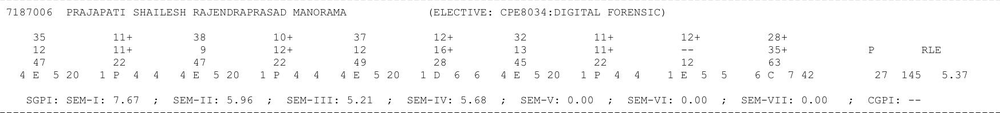
#> input picture Crop_Image/crop_6.png, 1000 x 113 px, shrunk from 1746 x 198 before the run
$ python aneesh_tesseract_one.py
#> lines starting #> are read from the running program, lines starting #| are printed output that depends on the picture
import pytesseract
import cv2
import numpy as np
import re
import pandas as pd
from openpyxl import Workbook

wb = Workbook()
ws = wb.active
pytesseract.pytesseract.tesseract_cmd=r'C:\Users\Shubham\AppData\Local\Tesseract-OCR\tesseract.exe'

img = cv2.imread('./Crop_Image/crop_6.png')
#> img is the input picture: shape (113, 1000, 3); min 1, max 255, mean 248
gray = cv2.cvtColor(img, cv2.COLOR_BGR2GRAY)
blurred = cv2.GaussianBlur(gray, (5, 5), 0)
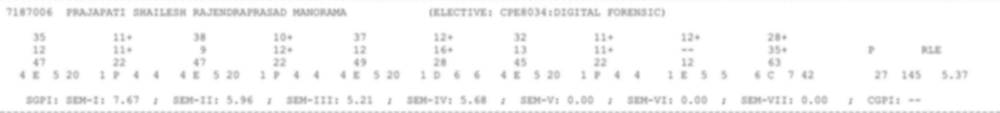
#> blurred: shape (113, 1000); min 171, max 255, mean 248.3
#edged = cv2.Canny(blurred, 50, 200, 255)
custom_config = r'--oem 3 --psm 6'

#> (the run stopped early here; a loop or call above may not have finished)

$ run again, with Crop_Image/crop_1.png copied over Crop_Image/crop_6.png
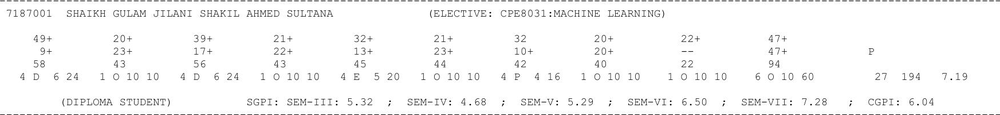
#> input picture Crop_Image/crop_1.png, 1000 x 115 px, shrunk from 1746 x 200 before the run
#> img is the input picture: shape (115, 1000, 3); min 2, max 255, mean 246.8
#> `blurred = cv2.GaussianBlur(gray, (5, 5), 0)`:
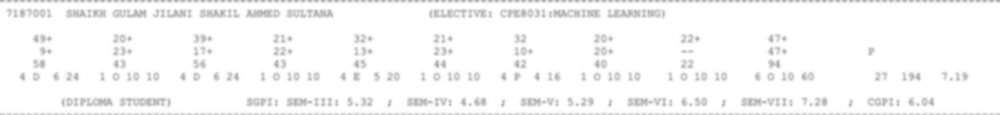
#> blurred: shape (115, 1000); min 169, max 255, mean 247.2

$ run again, with Crop_Image/crop_10.png copied over Crop_Image/crop_6.png
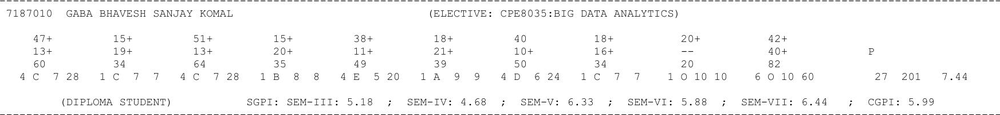
#> input picture Crop_Image/crop_10.png, 1000 x 115 px, shrunk from 1746 x 200 before the run
#> img is the input picture: shape (115, 1000, 3); min 2, max 255, mean 247.2
#> `blurred = cv2.GaussianBlur(gray, (5, 5), 0)`:
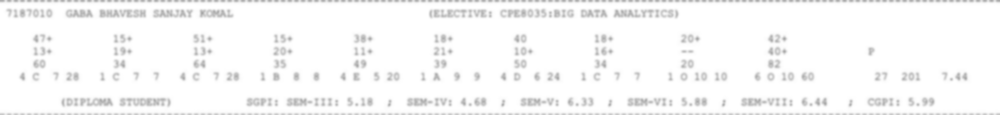
#> blurred: shape (115, 1000); min 168, max 255, mean 247.6
